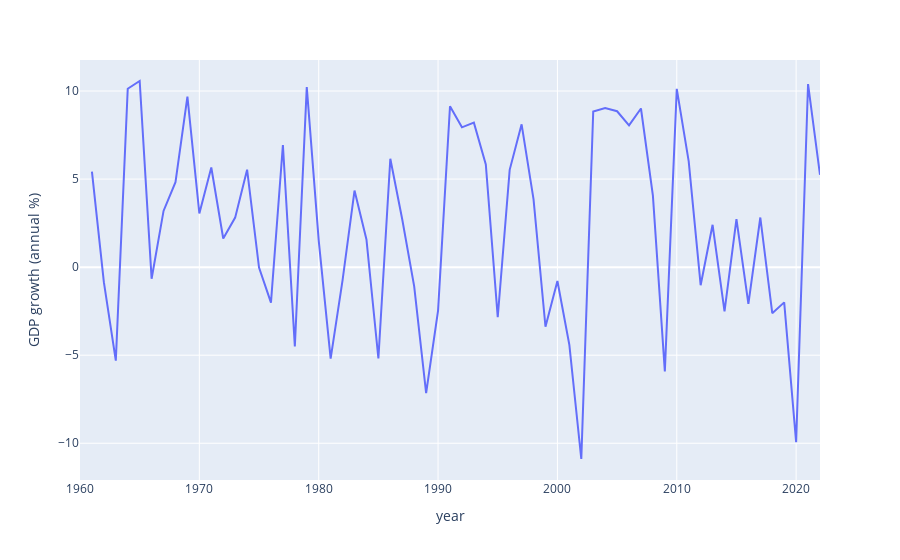

Notebook code cell kept with this figure:
### Code cell
px.line(macro_df,
        x = "year",
        y = "GDP growth (annual %)")

### Figure 1 — Plotly figure (JSON) as saved in the notebook; plotly's stock layout.template omitted (floating-point values rounded to 4 significant figures)
{"data": [{"hovertemplate": "year=%{x}<br>GDP growth (annual %)=%{y}<extra></extra>", "legendgroup": "", "line": {"color": "#636efa", "dash": "solid"}, "marker": {"symbol": "circle"}, "mode": "lines", "name": "", "orientation": "v", "showlegend": false, "type": "scatter", "x": [1960, 1961, 1962, 1963, 1964, 1965, 1966, 1967, 1968, 1969, 1970, 1971, 1972, 1973, 1974, 1975, 1976, 1977, 1978, 1979, 1980, 1981, 1982, 1983, 1984, 1985, 1986, 1987, 1988, 1989, 1990, 1991, 1992, 1993, 1994, 1995, 1996, 1997, 1998, 1999, 2000, 2001, 2002, 2003, 2004, 2005, 2006, 2007, 2008, 2009, 2010, 2011, 2012, 2013, 2014, 2015, 2016, 2017, 2018, 2019, 2020, 2021, 2022], "xaxis": "x", "y": [null, 5.428, -0.852, -5.308, 10.13, 10.57, -0.6597, 3.192, 4.823, 9.68, 3.046, 5.658, 1.628, 2.812, 5.534, -0.02841, -2.018, 6.934, -4.506, 10.22, 1.519, -5.19, -0.7357, 4.349, 1.571, -5.189, 6.153, 2.705, -1.09, -7.157, -2.467, 9.133, 7.937, 8.207, 5.836, -2.845, 5.527, 8.111, 3.85, -3.385, -0.789, -4.409, -10.89, 8.837, 9.03, 8.852, 8.047, 9.008, 4.057, -5.919, 10.13, 6.004, -1.026, 2.405, -2.513, 2.731, -2.08, 2.819, -2.617, -2.001, -9.943, 10.4, 5.243], "yaxis": "y"}], "layout": {"legend": {"tracegroupgap": 0}, "margin": {"t": 60}, "xaxis": {"anchor": "y", "domain": [0, 1], "title": {"text": "year"}}, "yaxis": {"anchor": "x", "domain": [0, 1], "title": {"text": "GDP growth (annual %)"}}}}
